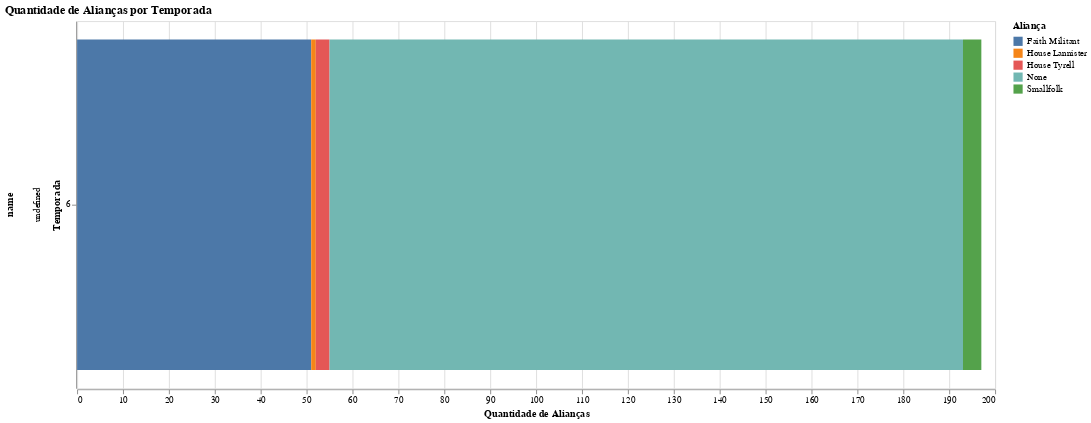

Notebook code cell kept with this figure:
### Code cell
deathsByAllegiance(df_temp)

### Figure 1 — Vega-Lite specification as saved in the notebook (floating-point values rounded to 4 significant figures)
{"config": {"view": {"continuousWidth": 400, "continuousHeight": 300}}, "data": {"name": "data-5a335f4808ca448a4ba9ec06517162e9"}, "mark": "bar", "encoding": {"color": {"field": "allegiance", "legend": {"title": "Aliança"}, "type": "nominal"}, "row": {"field": "name", "type": "nominal"}, "tooltip": [{"field": "season", "type": "nominal"}, {"field": "allegiance", "type": "nominal"}, {"field": "count", "type": "quantitative"}], "x": {"aggregate": "sum", "axis": {"title": "Quantidade de Alianças"}, "field": "count", "type": "quantitative"}, "y": {"axis": {"title": "Temporada"}, "field": "season", "type": "nominal"}}, "height": 400, "selection": {"selector002": {"type": "interval", "bind": "scales", "encodings": ["x", "y"]}}, "title": "Quantidade de Alianças por Temporada", "width": 1000, "$schema": "https://vega.github.io/schema/vega-lite/v4.17.0.json", "datasets": {"data-5a335f4808ca448a4ba9ec06517162e9": [{"season": 6, "allegiance": "Faith Militant", "count": 51}, {"season": 6, "allegiance": "House Lannister", "count": 1}, {"season": 6, "allegiance": "House Tyrell", "count": 3}, {"season": 6, "allegiance": "None", "count": 138}, {"season": 6, "allegiance": "Smallfolk", "count": 4}]}}
